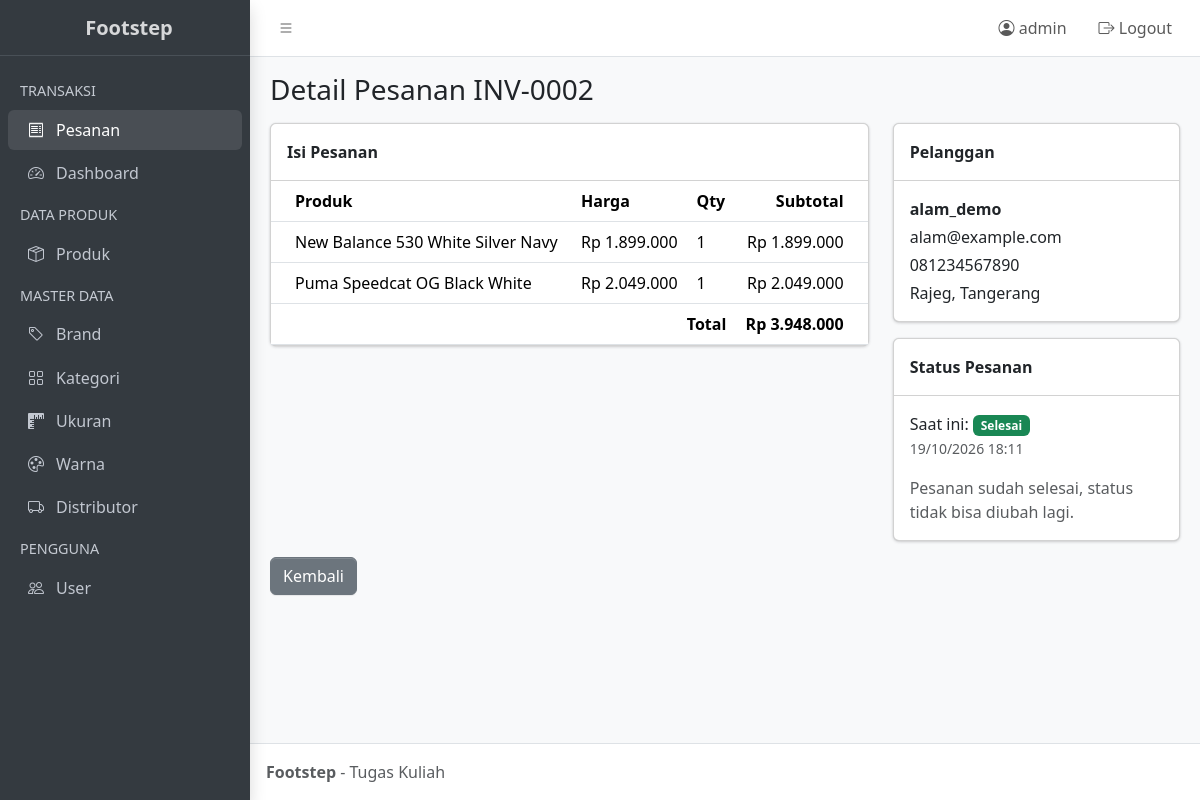
The app's page /pesanan/detail.php?id=2 (signed in) with its own data.
### tables this page shows
CREATE TABLE `pembayaran` (
  `kd_pembayaran` int(11) NOT NULL,
  `kd_user` int(11) NOT NULL,
  `invoice` varchar(30) NOT NULL,
  `tgl_bayar` datetime DEFAULT current_timestamp(),
  `status` enum('menunggu','diproses','dikirim','selesai','dibatalkan') NOT NULL DEFAULT 'menunggu'
);

CREATE TABLE `detail_pembayaran` (
  `kd_detail_pembayaran` int(11) NOT NULL,
  `kd_pembayaran` int(11) NOT NULL,
  `kd_produk` int(11) NOT NULL,
  `harga_jual` decimal(12,2) NOT NULL,
  `harga_beli` decimal(12,2) NOT NULL DEFAULT 0.00,
  `qty` int(11) NOT NULL
);

CREATE TABLE `produk` (
  `kd_produk` int(11) NOT NULL,
  `kd_ukuran` int(11) NOT NULL,
  `kd_brand` int(11) NOT NULL,
  `kd_kategori` int(11) NOT NULL,
  `kd_warna` int(11) NOT NULL,
  `kd_distributor` int(11) DEFAULT NULL,
  `nama_produk` varchar(225) NOT NULL,
  `harga_jual` decimal(12,2) NOT NULL DEFAULT 0.00,
  `harga_beli` decimal(12,2) NOT NULL DEFAULT 0.00,
  `deskripsi` text DEFAULT NULL,
  `stok` int(11) NOT NULL DEFAULT 0,
  `created_at` timestamp NOT NULL DEFAULT current_timestamp()
);

CREATE TABLE `user` (
  `kd_user` int(11) NOT NULL,
  `username` varchar(100) NOT NULL,
  `password` varchar(255) NOT NULL,
  `email` varchar(225) NOT NULL,
  `no_telpon` varchar(20) DEFAULT NULL,
  `alamat` text DEFAULT NULL,
  `foto_ktp` varchar(255) DEFAULT NULL,
  `nik` varchar(16) DEFAULT NULL,
  `created_at` timestamp NOT NULL DEFAULT current_timestamp(),
  `role` enum('admin','customer') NOT NULL DEFAULT 'customer'
);

### config/koneksi.php (called while the page is built, shortened)
<?php
function e($teks) {
    return htmlspecialchars($teks ?? '', ENT_QUOTES, 'UTF-8');
}
function badge_status($status) {
    $warna = [
        'menunggu'   => 'warning',
        'diproses'   => 'info',
        'dikirim'    => 'primary',
        'selesai'    => 'success',
        'dibatalkan' => 'danger',
    ];
    return $warna[$status] ?? 'secondary';
}
function rupiah($angka) {
    return 'Rp ' . number_format($angka, 0, ',', '.');
}

### pesanan/detail.php (the view, shortened to what this page needs)
<?php
require_once '../config/admin.php';
$id = (int) ($_GET['id'] ?? 0);
$stmt = mysqli_prepare($koneksi,
    "SELECT p.*, u.username, u.email, u.no_telpon, u.alamat
     FROM pembayaran p
     JOIN `user` u ON p.kd_user = u.kd_user
     WHERE p.kd_pembayaran = ?");
mysqli_stmt_bind_param($stmt, "i", $id);
mysqli_stmt_execute($stmt);
$pesanan = mysqli_fetch_assoc(mysqli_stmt_get_result($stmt));
$final        = in_array($pesanan['status'], ['selesai', 'dibatalkan']);
$stmt = mysqli_prepare($koneksi,
    "SELECT d.*, pr.nama_produk
     FROM detail_pembayaran d
     JOIN produk pr ON d.kd_produk = pr.kd_produk
     WHERE d.kd_pembayaran = ?");
mysqli_stmt_bind_param($stmt, "i", $id);
mysqli_stmt_execute($stmt);
$items = mysqli_fetch_all(mysqli_stmt_get_result($stmt), MYSQLI_ASSOC);
$total = 0;
foreach ($items as $it) {
    $total += $it['harga_jual'] * $it['qty'];
}
include '../partials/header.php';
?>
<div class="app-content-header">
  <div class="container-fluid">
    <h3 class="mb-0">Detail Pesanan <?= e($pesanan['invoice']) ?></h3>
  </div>
</div>
<div class="app-content">
  <div class="container-fluid">
    <div class="row">
      <div class="col-lg-8">
        <div class="card">
          <div class="card-header"><strong>Isi Pesanan</strong></div>
          <div class="card-body p-0 table-responsive">
            <table class="table mb-0">
              <thead>
                <tr>
                  <th>Produk</th>
                  <th>Harga</th>
                  <th>Qty</th>
                  <th class="text-end">Subtotal</th>
                </tr>
              </thead>
              <tbody>
                <?php foreach ($items as $it): ?>
                  <tr>
                    <td><?= e($it['nama_produk']) ?></td>
                    <td><?= rupiah($it['harga_jual']) ?></td>
                    <td><?= $it['qty'] ?></td>
                    <td class="text-end"><?= rupiah($it['harga_jual'] * $it['qty']) ?></td>
                  </tr>
                <?php endforeach; ?>
              </tbody>
              <tfoot>
                <tr>
                  <th colspan="3" class="text-end">Total</th>
                  <th class="text-end"><?= rupiah($total) ?></th>
                </tr>
              </tfoot>
            </table>
          </div>
        </div>
      </div>
      <div class="col-lg-4">
        <div class="card mb-3">
          <div class="card-header"><strong>Pelanggan</strong></div>
          <div class="card-body">
            <p class="mb-1"><b><?= e($pesanan['username']) ?></b></p>
            <p class="mb-1"><?= e($pesanan['email']) ?></p>
            <p class="mb-1"><?= e($pesanan['no_telpon']) ?></p>
            <p class="mb-0"><?= nl2br(e($pesanan['alamat'])) ?></p>
          </div>
        </div>
        <div class="card">
          <div class="card-header"><strong>Status Pesanan</strong></div>
          <div class="card-body">
            <p>
              Saat ini:
              <span class="badge text-bg-<?= badge_status($pesanan['status']) ?>">
                <?= e(ucfirst($pesanan['status'])) ?>
              </span>
              <br>
              <small class="text-muted"><?= date('d/m/Y H:i', strtotime($pesanan['tgl_bayar'])) ?></small>
            </p>
            <?php if ($final): ?>
              <p class="text-muted mb-0">
                Pesanan sudah <?= e($pesanan['status']) ?>, status tidak bisa diubah lagi.
              </p>
            <?php endif; ?>
          </div>
        </div>
      </div>
    </div>
    <a href="index.php" class="btn btn-secondary mt-3">Kembali</a>
  </div>
</div>
<?php include '../partials/footer.php'; ?>

### records on screen
pembayaran: invoice "INV-0002", kd_user.username "alam_demo", kd_user.email "alam@example.com", kd_user.no_telpon "081234567890", kd_user.alamat "Rajeg, Tangerang", status "Selesai", tgl_bayar "19/10/2026 18:11", status "selesai"
detail_pembayaran: kd_produk.nama_produk "New Balance 530 White Silver Navy", harga_jual "Rp 1.899.000", qty "1", rupiah($it['harga_jual'] * $it['qty']) "Rp 1.899.000"
detail_pembayaran: kd_produk.nama_produk "Puma Speedcat OG Black White", harga_jual "Rp 2.049.000", qty "1", rupiah($it['harga_jual'] * $it['qty']) "Rp 2.049.000"

### other values on screen
$_SESSION['user']['username'] "admin"
rupiah($total) "Rp 3.948.000"
